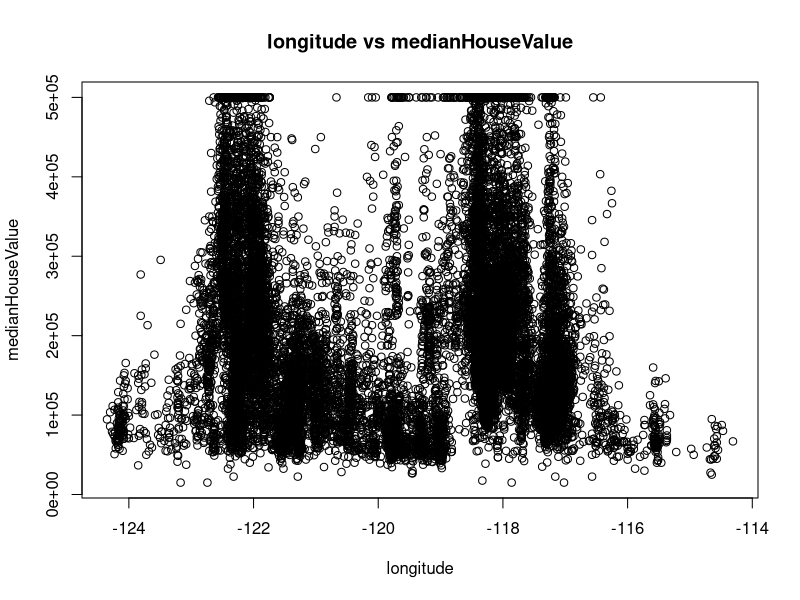
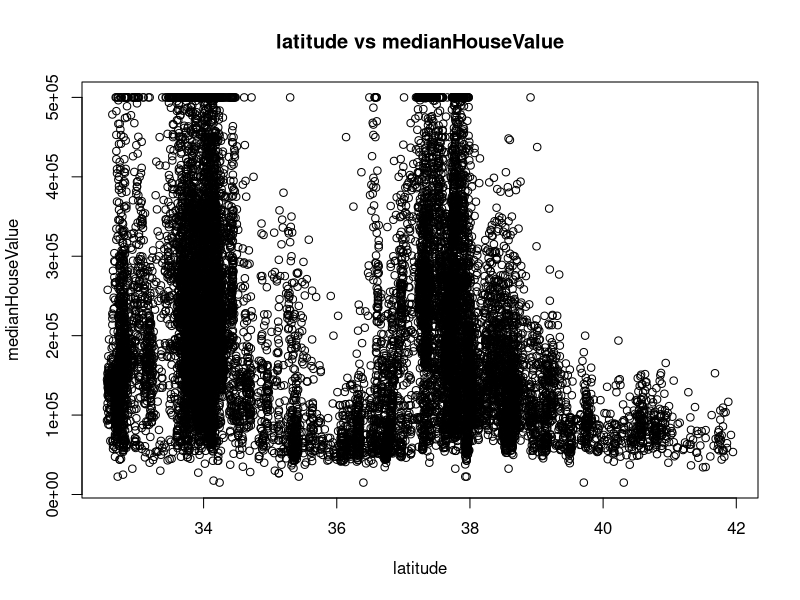
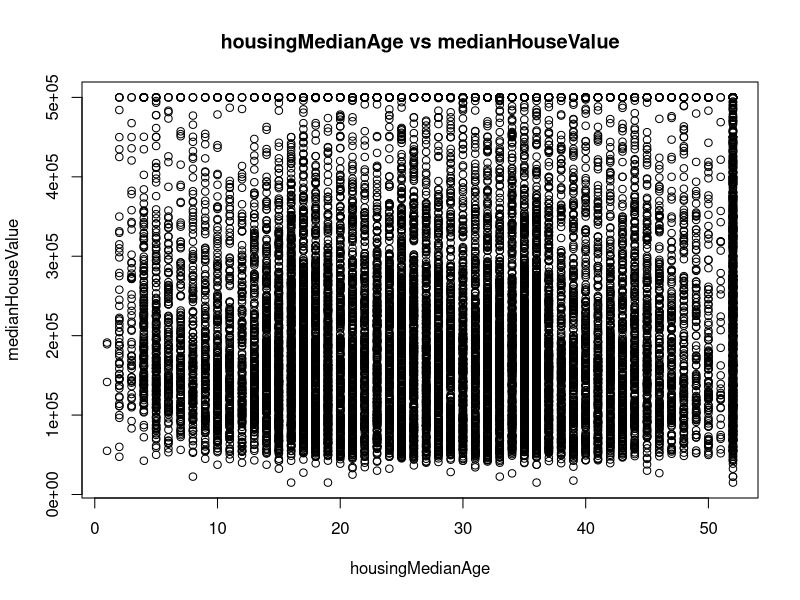
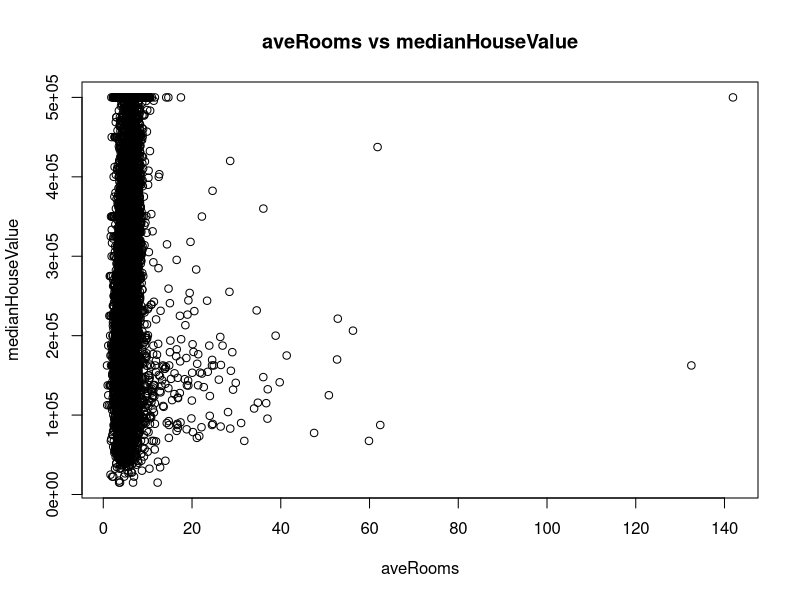
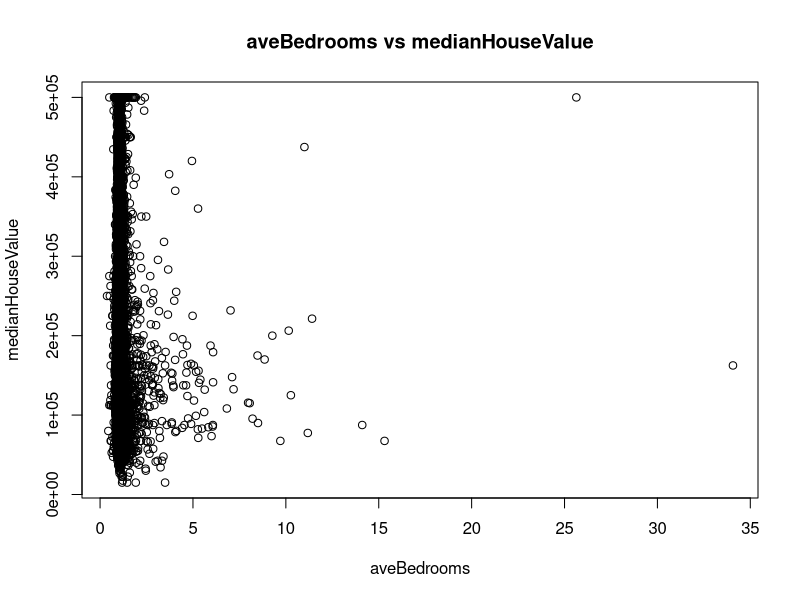
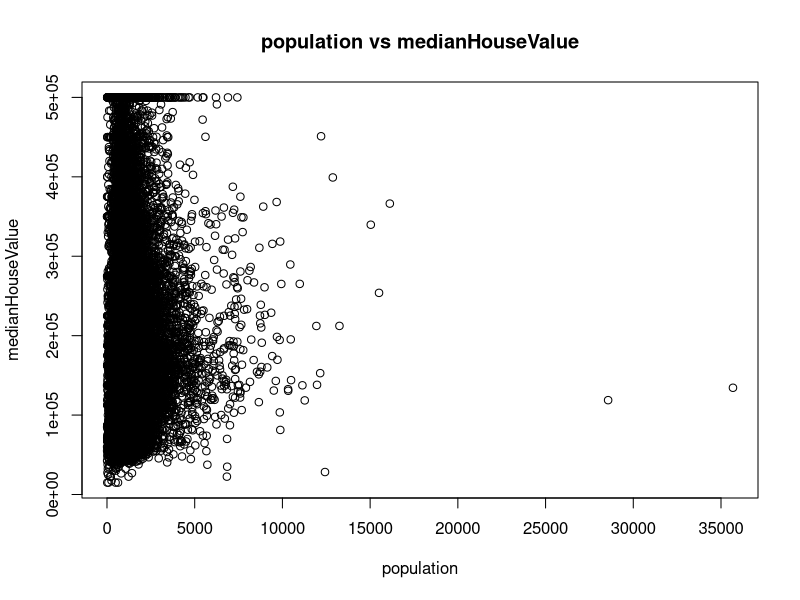
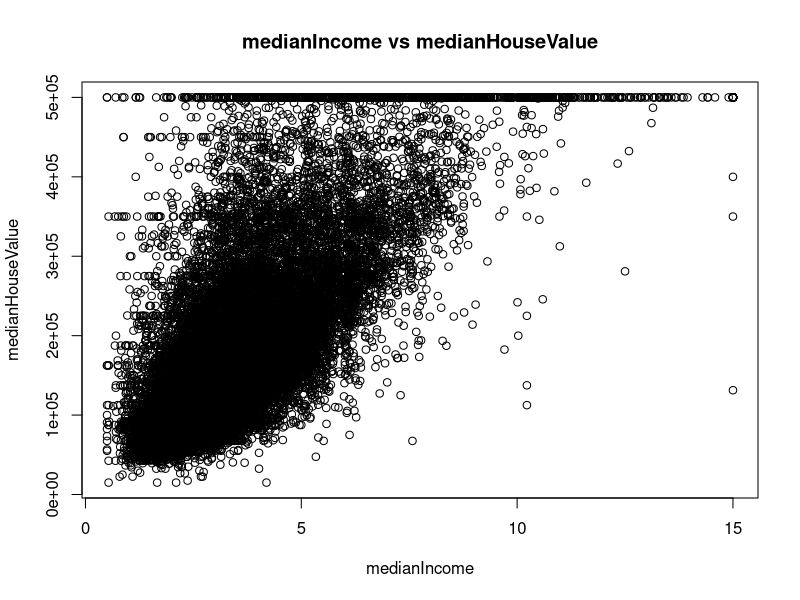
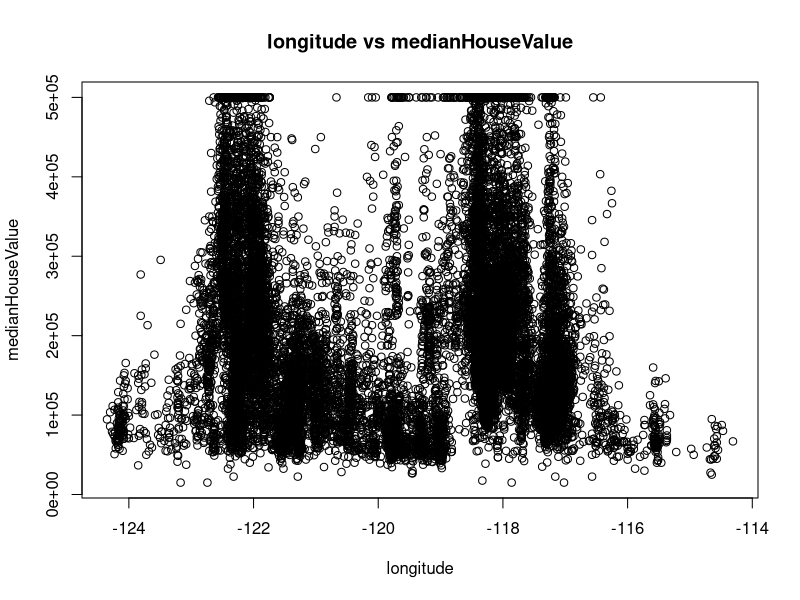

Recreate these plots in R, in order. (Note: this script raises an error after producing the figures.)
## ---- chunk 1
knitr::opts_chunk$set(echo = TRUE)

library(car)
## ---- chunk 2
data <- read.csv("Assignt1_data.csv")

# Summary stuff
str(data) 
summary(data)
head(data)
dim(data) 

# NA's
incomplete_rows <- data[!complete.cases(data), ] # these are all missing aveBedrooms.
data_clean <- na.omit 


# no duplicates
library(dplyr) 
data2 <- distinct(data) # no duplicates
  


# initial plots
target_col <- "medianHouseValue"
exclude <- c("id","oceanProximity",target_col)

for (col in names(data)) {
  if (!(col %in% exclude)) {
    plot(data[[col]], data[[target_col]],
         xlab = col,
         ylab = target_col,
         main = paste(col, "vs", target_col))
  }
}
## ---- chunk 3
## Load the data 
Data_0 <- read.csv("Assignt1_data.csv", header = TRUE) 
View(Data_0)
names(Data_0)
## ---- chunk 4
data <- read.csv("Assignt1_data.csv")

# Summary stuff
str(data) 
summary(data)
head(data)
dim(data) 

# NA's
incomplete_rows <- data[!complete.cases(data), ] # these are all missing aveBedrooms.
data_clean <- na.omit 


# no duplicates
library(dplyr) 
data2 <- distinct(data) # no duplicates
  

# initial plots
target_col <- "medianHouseValue"
exclude <- c("id","oceanProximity",target_col)

for (col in names(data)) {
  if (!(col %in% exclude)) {
    plot(data[[col]], data[[target_col]],
         xlab = col,
         ylab = target_col,
         main = paste(col, "vs", target_col))
  }
}


## ---- chunk 5
# Some correlations 
summary(data_naomit) 
numeric.data <- data_naomit[sapply(data_naomit, is.numeric)]
View(numeric.data)
cor_medianHouseValue <- cor(data_naomit$medianHouseValue, 
                            data_naomit[, c("longitude", 
                                            "latitude", 
                                            "housingMedianAge",
                                            "aveRooms",
                                            "aveBedrooms",
                                            "population",
                                            "medianIncome")])
print(cor_medianHouseValue)
## ---- chunk 6
hist(data_naomit$medianHouseValue,
     xlab = "Median House Value ($)",
     ylab = "Frequency",
     main = "Hostogram of Median House Value",
     breaks = 25)
## ---- chunk 7

data_naomit <- na.omit(data)

# Pairwise scatter plots 
pairs(data_naomit[, c("longitude", "latitude", "housingMedianAge", 
                      "aveRooms", "population", "medianIncome", "medianHouseValue")],
      cex = 0.1)
## ---- chunk 8




## ---- chunk 9
fit1_MHV <- lm(data_naomit$medianHouseValue ~. - id, data = data_naomit)
summary(fit1_MHV)
## ---- chunk 10
par(mfrow = c(2,2))
plot(fit1_MHV, cex = 0.1)
## ---- chunk 11

## ---- chunk 12

## ---- chunk 13
vif(fit1_MHV)
